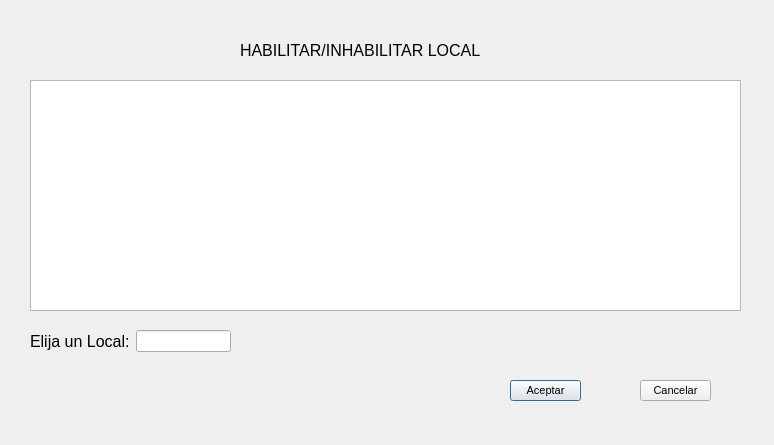
<?xml version="1.0" encoding="UTF-8"?>
<ui version="4.0">
 <class>habilitarInhabilitarLocalGUI</class>
 <widget class="QDialog" name="habilitarInhabilitarLocalGUI">
  <property name="geometry">
   <rect>
    <x>0</x>
    <y>0</y>
    <width>774</width>
    <height>445</height>
   </rect>
  </property>
  <property name="windowTitle">
   <string>Habilitar o Inhabilitar un Local</string>
  </property>
  <widget class="QScrollBar" name="verticalScrollBar">
   <property name="geometry">
    <rect>
     <x>710</x>
     <y>90</y>
     <width>20</width>
     <height>191</height>
    </rect>
   </property>
   <property name="orientation">
    <enum>Qt::Vertical</enum>
   </property>
  </widget>
  <widget class="QPushButton" name="cmdAceptar">
   <property name="geometry">
    <rect>
     <x>510</x>
     <y>380</y>
     <width>71</width>
     <height>21</height>
    </rect>
   </property>
   <property name="font">
    <font>
     <pointsize>8</pointsize>
    </font>
   </property>
   <property name="text">
    <string>Aceptar</string>
   </property>
  </widget>
  <widget class="QPushButton" name="cmdCancelar">
   <property name="geometry">
    <rect>
     <x>640</x>
     <y>380</y>
     <width>71</width>
     <height>21</height>
    </rect>
   </property>
   <property name="font">
    <font>
     <pointsize>8</pointsize>
    </font>
   </property>
   <property name="text">
    <string>Cancelar</string>
   </property>
  </widget>
  <widget class="QTableView" name="tableViewListaLocalesHaIn">
   <property name="geometry">
    <rect>
     <x>30</x>
     <y>80</y>
     <width>711</width>
     <height>231</height>
    </rect>
   </property>
  </widget>
  <widget class="QWidget" name="formLayoutWidget">
   <property name="geometry">
    <rect>
     <x>30</x>
     <y>330</y>
     <width>201</width>
     <height>41</height>
    </rect>
   </property>
   <layout class="QFormLayout" name="formLayout">
    <property name="fieldGrowthPolicy">
     <enum>QFormLayout::AllNonFixedFieldsGrow</enum>
    </property>
    <item row="0" column="1">
     <widget class="QLineEdit" name="txtElegirLocal"/>
    </item>
    <item row="0" column="0">
     <widget class="QLabel" name="label_2">
      <property name="font">
       <font>
        <pointsize>12</pointsize>
       </font>
      </property>
      <property name="text">
       <string>Elija un Local:</string>
      </property>
     </widget>
    </item>
   </layout>
  </widget>
  <widget class="QLabel" name="label">
   <property name="geometry">
    <rect>
     <x>240</x>
     <y>40</y>
     <width>291</width>
     <height>21</height>
    </rect>
   </property>
   <property name="font">
    <font>
     <pointsize>12</pointsize>
    </font>
   </property>
   <property name="text">
    <string>HABILITAR/INHABILITAR LOCAL</string>
   </property>
  </widget>
 </widget>
 <tabstops>
  <tabstop>tableViewListaLocalesHaIn</tabstop>
  <tabstop>txtElegirLocal</tabstop>
  <tabstop>cmdAceptar</tabstop>
  <tabstop>cmdCancelar</tabstop>
 </tabstops>
 <resources/>
 <connections/>
</ui>
